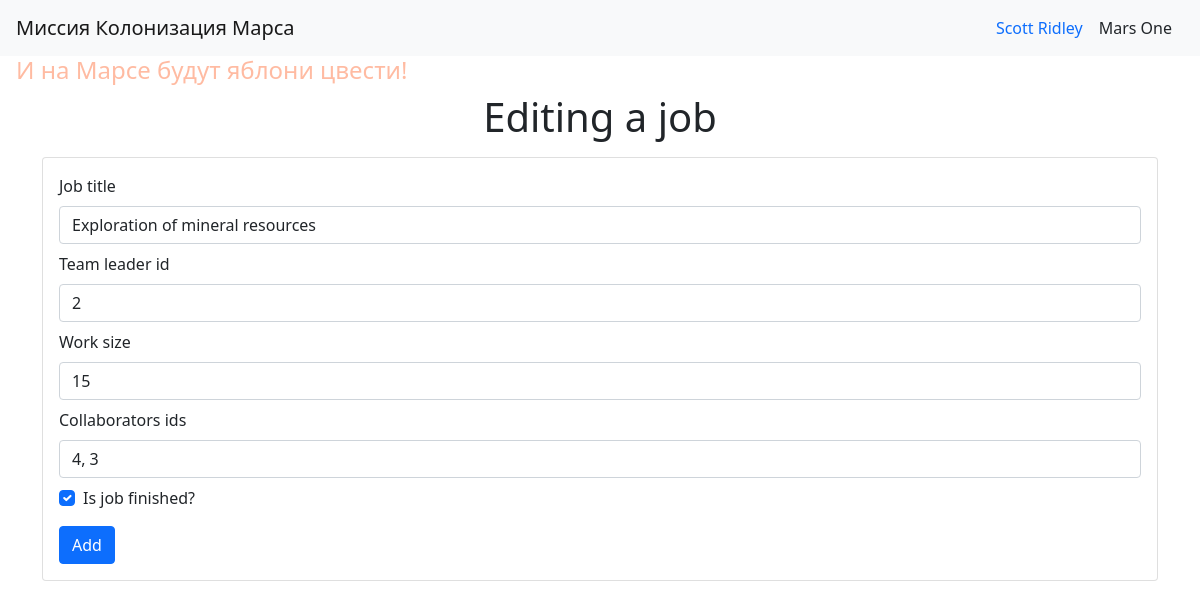
/edit_job/2 (signed in), run on the app's committed database.
### data/users.py (models this page shows, shortened)
class Users(SqlAlchemyBase, UserMixin):
    __tablename__ = 'users'
    id = sa.Column(sa.Integer, primary_key=True, autoincrement=True)
    surname = sa.Column(sa.String)
    name = sa.Column(sa.String)
    age = sa.Column(sa.Integer)
    position = sa.Column(sa.String)
    speciality = sa.Column(sa.String)
    address = sa.Column(sa.String)
    email = sa.Column(sa.String, unique=True)
    hashed_password = sa.Column(sa.String)
    modified_date = sa.Column(sa.DateTime)
    jobs = orm.relationship('Jobs', back_populates='team_leader')
    departments = orm.relationship('Departments', back_populates='chief')

### data/jobs.py (models this page shows, shortened)
class Jobs(SqlAlchemyBase):
    __tablename__ = 'jobs'
    id = sa.Column(sa.Integer, primary_key=True, autoincrement=True)
    team_leader_id = sa.Column(sa.Integer, sa.ForeignKey('users.id'))
    team_leader = orm.relationship('Users', back_populates='jobs')
    job = sa.Column(sa.String)
    work_size = sa.Column(sa.Integer)
    collaborators = sa.Column(sa.String)
    start_date = sa.Column(sa.DateTime)
    end_date = sa.Column(sa.DateTime)
    is_finished = sa.Column(sa.Boolean)

### main.py (the view)
@app.route('/edit_job/<int:job_id>', methods=['GET', 'POST'])
@login_required
def edit_job(job_id):
    params = {'title': 'Editing a job', 'action_type': 'Editing a job', 'submit_text': 'Edit'}
    current_user_id = current_user.id
    can_set_team_leader_id = current_user_id == 1
    form = EditJobForm()
    db_sess = db_session.create_session()
    if can_set_team_leader_id:
        job = db_sess.query(Jobs).filter(Jobs.id == job_id).first()
    else:
        job = db_sess.query(Jobs).filter(Jobs.id == job_id, Jobs.team_leader == current_user).first()
    db_sess.close()
    if request.method == 'GET':
        if job:
            form.job.data = job.job
            form.team_leader_id.data = job.team_leader_id
            form.work_size.data = job.work_size
            form.collaborators.data = job.collaborators
            form.is_finished.data = job.is_finished
        else:
            abort(404)
    elif form.validate_on_submit():
        if job:
            return validate_and_edit_job_and_return_view(form, job, params)
        else:
            abort(404)
    return render_template('edit_job.html', **params,
                           form=form, can_set_team_leader_id=can_set_team_leader_id)

### forms/edit_job_form.py
class EditJobForm(FlaskForm):
    job = StringField('Job title', validators=[DataRequired('Это поле обязательно')])
    team_leader_id = StringField('Team leader id', validators=[Optional()])
    work_size = IntegerField('Work size', validators=[
        DataRequired('Количество часов должно быть больше либо равно нуля.'),
        NumberRange(0, message='Количество часов должно быть больше либо равно нуля.')])
    collaborators = StringField('Collaborators ids', validators=[DataRequired('Это поле обязательно.')])
    is_finished = BooleanField('Is job finished?')
    submit = SubmitField('Add')

### data/db_session.py (called while the page is built)
def create_session() -> Session:
    global __factory
    return __factory()

### main.py (called while the page is built)
@login_manager.user_loader
def load_user(user_id):
    db_sess = db_session.create_session()
    user = db_sess.query(Users).get(user_id)
    db_sess.close()
    return user

### templates/edit_job.html (shortened to what this page needs)
{% extends "base.html" %}
{% block content %}
    <h1 class="text-center mb-3 fw-light">{{ action_type }}</h1>
    <div class="card">
        <div class="card-body">
            <form action="" method="post">
                <div class="mb-2">
                    {{ form.job.label(class="form-label", for="jobInput") }}
                    {{ form.job(class="form-control", id="jobInput") }}
                </div>
                {% if can_set_team_leader_id %}
                    <div class="mb-2">
                        {{ form.team_leader_id.label(class="form-label", for="teamLeaderIdInput") }}
                        {{ form.team_leader_id(class="form-control", id="teamLeaderIdInput", value=current_user.id if not form.team_leader_id.data else form.team_leader_id.data) }}
                    </div>
                {% else %}
                    <div class="mb-2">
                        {{ form.team_leader_id.label(class="form-label", for="disabledTeamLeaderIdInput", text="Team leader id (only chief can set job for another user)") }}
                        <input class="form-control" type="text" id="disabledTeamLeaderIdInput" placeholder="{{ current_user.id }}" disabled>
                    </div>
                {% endif %}
                <div class="mb-2">
                    {{ form.work_size.label(class="form-label", for="workSizeInput") }}
                    {{ form.work_size(class="form-control", id="workSizeInput") }}
                </div>
                <div class="mb-2">
                    {{ form.collaborators.label(class="form-label", for="collaboratorsInput") }}
                    {{ form.collaborators(class="form-control", id="collaboratorsInput") }}
                </div>
                <div class="mb-3 form-check">
                    {{ form.is_finished(class="form-check-input", type="checkbox", id="checkInput") }}
                    {{ form.is_finished.label(class="form-check-label", for="checkInput") }}
                </div>
                {{ form.submit(class="btn btn-primary", type="submit", text="submit_text") }}
            </form>
        </div>
    </div>
{% endblock %}

### templates/base.html (shortened to what this page needs)
<!DOCTYPE html>
<html lang="ru">
    <head>
        <link rel="stylesheet"
        href="https://cdn.jsdelivr.net/npm/bootstrap@5.0.0-beta3/dist/css/bootstrap.min.css"
>
        <link rel="stylesheet" type="text/css" href="{{ url_for('static', filename='css/style.css') }}">
    </head>
    <body>
        <header>
            <nav class="navbar navbar-light bg-light">
                <div class="container-fluid ps-3">
                    <a class="navbar-brand h1 mb-0" href="/">Миссия Колонизация Марса</a>
                    <div class="d-flex">
                        {% if current_user.is_authenticated %}
                            <a class="nav-link " href="/logout">{{ current_user.surname }} {{ current_user.name }}</a>
                        {% else %}
                            <a class="btn btn-outline-primary me-2" href="/registration">Register</a>
                            <a class="btn btn-outline-success me-3" href="/login">Log in</a>
                        {% endif %}
                        <span class="me-3 align-self-center">Mars One</span>
                    </div>
                </div>
            </nav>
            <h4 class="fw-light mission-motto ms-3">И на Марсе будут яблони цвести!</h4>
        </header>
        <main role="main" class="container">
            {% block content %}{% endblock %}
        </main>
    </body>
</html>

### static/css/style.css (style rules this page uses)
h4.mission-motto { color: #ffbba2; }

### data on the page
Users: surname "Scott", name "Ridley"
Jobs: job "Exploration of mineral resources", team_leader_id "2", work_size "15", collaborators "4, 3", is_finished "☑"

### other printed values
{{ action_type }} "Editing a job"
